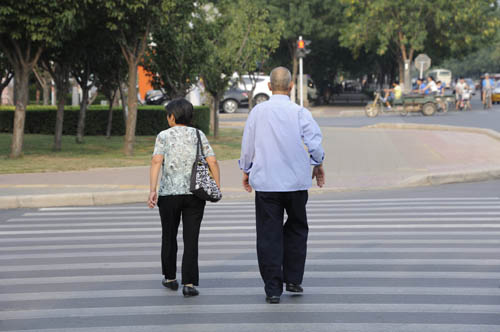
#> input picture hog/figure.jpg, 500 x 332 px
$ python hog.py   (older library calls are emulated)
#> lines starting #> are read from the running program, lines starting #| are printed output that depends on the picture
import cv2
import numpy as np
import math
import matplotlib.pyplot as plt

class Hog_descriptor():
    def __init__(self, img, cell_size=16, bin_size=8):
        self.img = img
        self.img = np.sqrt(img / np.max(img))
        self.img = img * 255
        self.cell_size = cell_size
        self.bin_size = bin_size
        self.angle_unit = int(360 / self.bin_size)
        assert type(self.bin_size) == int, "bin_size should be integer,"
        assert type(self.cell_size) == int, "cell_size should be integer,"
        assert type(self.angle_unit) == int, "bin_size should be divisible by 360"

    def extract(self):
        height, width = self.img.shape
        gradient_magnitude, gradient_angle = self.global_gradient()
        gradient_magnitude = abs(gradient_magnitude)
        cell_gradient_vector = np.zeros((int(height / self.cell_size), int(width / self.cell_size), self.bin_size))
        for i in range(cell_gradient_vector.shape[0]):
            for j in range(cell_gradient_vector.shape[1]):
                cell_magnitude = gradient_magnitude[i * self.cell_size:(i + 1) * self.cell_size,
                                 j * self.cell_size:(j + 1) * self.cell_size]
                cell_angle = gradient_angle[i * self.cell_size:(i + 1) * self.cell_size,
                             j * self.cell_size:(j + 1) * self.cell_size]
                cell_gradient_vector[i][j] = self.cell_gradient(cell_magnitude, cell_angle)

        hog_image = self.render_gradient(np.zeros([height, width]), cell_gradient_vector)
        hog_vector = []
        for i in range(cell_gradient_vector.shape[0] - 1):
            for j in range(cell_gradient_vector.shape[1] - 1):
                block_vector = []
                block_vector.extend(cell_gradient_vector[i][j])
                block_vector.extend(cell_gradient_vector[i][j + 1])
                block_vector.extend(cell_gradient_vector[i + 1][j])
                block_vector.extend(cell_gradient_vector[i + 1][j + 1])
                mag = lambda vector: math.sqrt(sum(i ** 2 for i in vector))
                magnitude = mag(block_vector)
                if magnitude != 0:
                    normalize = lambda block_vector, magnitude: [element / magnitude for element in block_vector]
                    block_vector = normalize(block_vector, magnitude)
                hog_vector.append(block_vector)
        return hog_vector, hog_image

    def global_gradient(self):
        gradient_values_x = cv2.Sobel(self.img, cv2.CV_64F, 1, 0, ksize=5)
        gradient_values_y = cv2.Sobel(self.img, cv2.CV_64F, 0, 1, ksize=5)
        gradient_magnitude = cv2.addWeighted(gradient_values_x, 0.5, gradient_values_y, 0.5, 0)
        gradient_angle = cv2.phase(gradient_values_x, gradient_values_y, angleInDegrees=True)
        return gradient_magnitude, gradient_angle

    def cell_gradient(self, cell_magnitude, cell_angle):
        orientation_centers = [0] * self.bin_size
        for i in range(cell_magnitude.shape[0]):
            for j in range(cell_magnitude.shape[1]):
                gradient_strength = cell_magnitude[i][j]
                gradient_angle = cell_angle[i][j]
                min_angle, max_angle, mod = self.get_closest_bins(gradient_angle)
                orientation_centers[min_angle] += (gradient_strength * (1 - (mod / self.angle_unit)))
                orientation_centers[max_angle] += (gradient_strength * (mod / self.angle_unit))
        return orientation_centers

    def get_closest_bins(self, gradient_angle):
        idx = int(gradient_angle / self.angle_unit)
        mod = gradient_angle % self.angle_unit
        return idx, (idx + 1) % self.bin_size, mod

    def render_gradient(self, image, cell_gradient):
        cell_width = self.cell_size / 2
        max_mag = np.array(cell_gradient).max()
        for x in range(cell_gradient.shape[0]):
            for y in range(cell_gradient.shape[1]):
                cell_grad = cell_gradient[x][y]
                cell_grad /= max_mag
                angle = 0
                angle_gap = self.angle_unit
                for magnitude in cell_grad:
                    angle_radian = math.radians(angle)
                    x1 = int(x * self.cell_size + magnitude * cell_width * math.cos(angle_radian))
                    y1 = int(y * self.cell_size + magnitude * cell_width * math.sin(angle_radian))
                    x2 = int(x * self.cell_size - magnitude * cell_width * math.cos(angle_radian))
                    y2 = int(y * self.cell_size - magnitude * cell_width * math.sin(angle_radian))
                    cv2.line(image, (y1, x1), (y2, x2), int(255 * math.sqrt(magnitude)))
                    angle += angle_gap
        return image

img = cv2.imread('figure.jpg', cv2.IMREAD_GRAYSCALE)
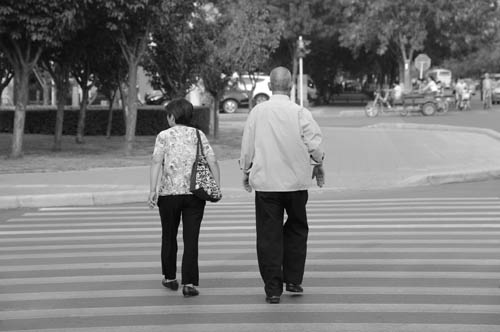
#> img: shape (332, 500); min 0, max 255, mean 121.4
hog = Hog_descriptor(img, cell_size=8, bin_size=8)
#> in __init__, `self.img = np.sqrt(img / np.max(img))`:
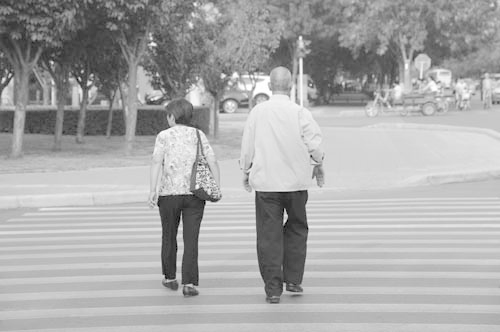
#> self.img: shape (332, 500) float64; min 0, max 1, mean 0.665
#> in __init__, `self.img = img * 255`:
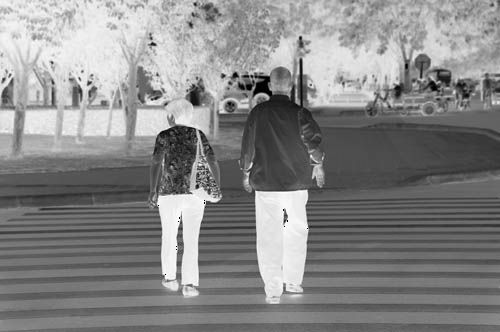
#> self.img: shape (332, 500); min 0, max 255, mean 134.5
vector, image = hog.extract()
#> in global_gradient, `gradient_values_y = cv2.Sobel(self.img, cv2.CV_64F, 0, 1, ksize=5)`:
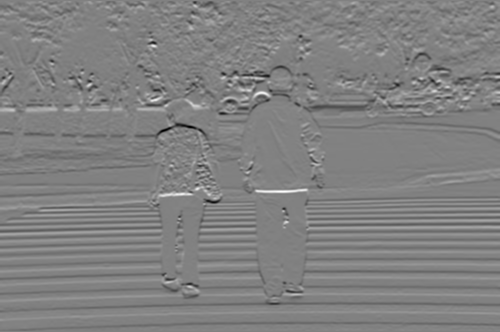
#> gradient_values_y: shape (332, 500) float64; min -9551, max 9279, mean -29.8; drawn with min black and max white
#> in global_gradient, `gradient_angle = cv2.phase(gradient_values_x, gradient_values_y, angle..`:
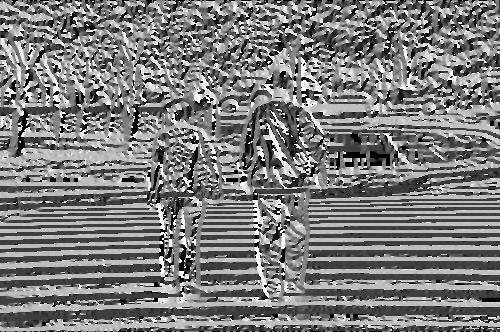
#> gradient_angle: shape (332, 500) float64; min 0, max 360, mean 175.8; drawn with min black and max white
#> in extract, `gradient_magnitude = abs(gradient_magnitude)`:
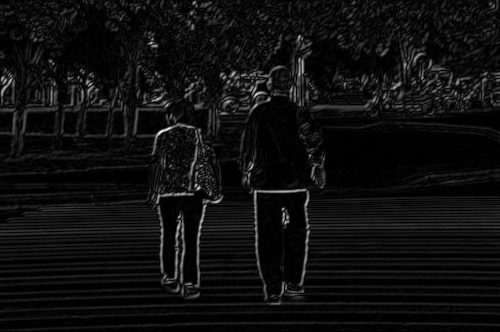
#> gradient_magnitude: shape (332, 500) float64; min 0, max 6946, mean 423.4; drawn with min black and max white
#> after the loop in render_gradient, `for x in range(cell_gradient.shape[0]):`:
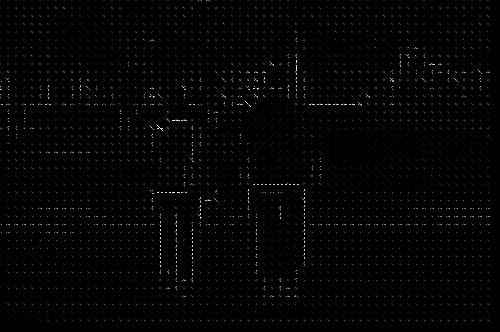
#> image: shape (332, 500) float64; min 0, max 255, mean 2.8
print(np.array(vector).shape)
#| (2440, 32)
plt.imshow(image, cmap=plt.cm.gray)
plt.show()
